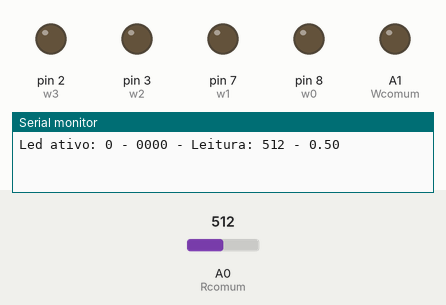
Simulated run of this sketch. Board: Arduino Uno, built with avr-gcc and run on an emulated ATmega328P. Shown: output pins drawn as LEDs (lit = HIGH), the last lines printed to the serial monitor. The inputs (shaded band) are chosen by the test bench; at power-on: A0 (Rcomum) = 512. Pins used as bus, display or sensor lines are not drawn.

Above: at 0.1 s.
At 0.9 s:
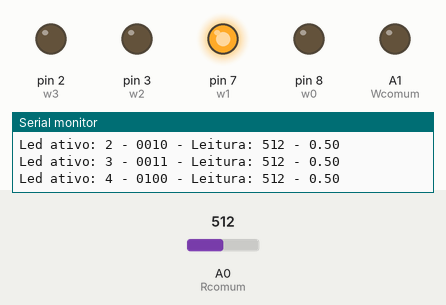
At 1.71 s:
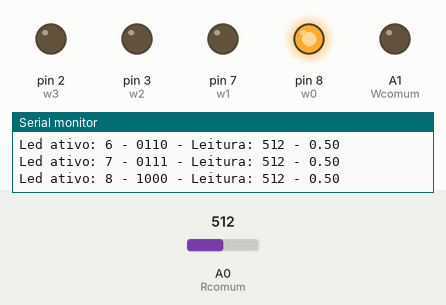
At 3.52 s:
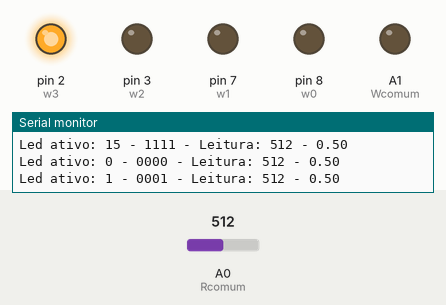
At 5.33 s:
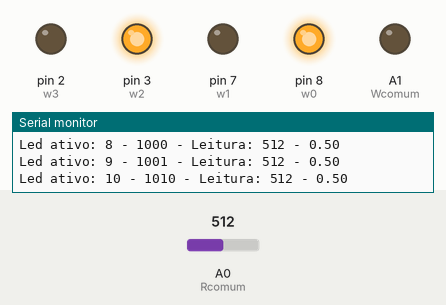
At 7.14 s:
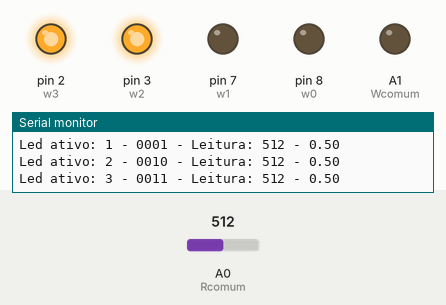
Timing chart, 0 to 7.4 s (numbered marks = the images above):
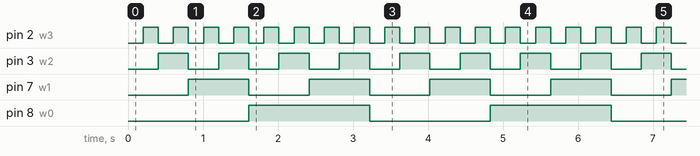

Measured:
- by itself, pin 2 (w3): alternates HIGH for 0.20 s and LOW for 0.20 s
- by itself, pin 3 (w2): alternates HIGH for 0.40 s and LOW for 0.40 s
- by itself, pin 7 (w1): alternates HIGH for 0.81 s and LOW for 0.81 s
- by itself, pin 8 (w0): alternates HIGH for 1.6 s and LOW for 1.6 s

The sketch:

_4067_OSCILOSCOPIO.ino
```cpp
#include <Arduino.h>
/*Desenvolvido por Alexandre Aravecchia
  Projetista, desenvolvedor, programador
 aravecchia@gmail.com
 www.aravecchia.weebly.com
 */
//pinos do multiplexador de escrita
int w0 = 8;
int w1 = 7;
int w2 = 3;
int w3 = 2;
int Wcomum = A1;
//pinos do multiplexador de leitura
int r0 = 11;
int r1 = 12;
int r2 = 9;
int r3 = 10;
int Rcomum = A0;

int led;

int T = 200;
// tempo que o pino do mux fica ON

// Matriz de 16 linhas com 4 itens cada
// Cada linha da matriz eh um pino do multiplexador
// Cada conjunto de 4 itens eh o endereco do pino
int matriz[16][4] = {
  {
    0,0,0,0                      }
  ,
  {
    0,0,0,1                      }
  ,
  {
    0,0,1,0                      }
  ,
  {
    0,0,1,1                      }
  ,
  {
    0,1,0,0                      }
  ,
  {
    0,1,0,1                      }
  ,
  {
    0,1,1,0                      }
  ,
  {
    0,1,1,1                      }
  ,
  {
    1,0,0,0                      }
  ,
  {
    1,0,0,1                      }
  ,
  {
    1,0,1,0                      }
  ,
  {
    1,0,1,1                      }
  ,
  {
    1,1,0,0                      }
  ,
  {
    1,1,0,1                      }
  ,
  {
    1,1,1,0                      }
  ,
  {
    1,1,1,1                      }
  ,
};


void setup()
{
  //Define os modos de cada pino
  pinMode(w0, OUTPUT);
  pinMode(w1, OUTPUT);
  pinMode(w2, OUTPUT);
  pinMode(w3, OUTPUT);
  pinMode(r0, OUTPUT);
  pinMode(r1, OUTPUT);
  pinMode(r2, OUTPUT);
  pinMode(r3, OUTPUT);
  // Todos os pinos digitais estao em modo de saida porque todos
  // escrevem um conjunto de 4 binarios, q fazem o enderecamento
  // do pino ativo no multiplexador
  pinMode(Wcomum, OUTPUT);
  // Rcomum equivale ao pino analogico do multiplexador de saida
  pinMode(Rcomum, INPUT);
  // Rcomum equivale ao pino analogico do multiplexador de entrada
  digitalWrite(w0, LOW);
  digitalWrite(w1, LOW);
  digitalWrite(w2, LOW);
  digitalWrite(w3, LOW);
  digitalWrite(r0, LOW);
  digitalWrite(r1, LOW);
  digitalWrite(r2, LOW);
  digitalWrite(r3, LOW);
  // analogWrite(Wcomum, 0);
  //Coloca todos os pinos em LOW
  Serial.begin(9600);
}

void loop()
{
  {
    for(int i = 0; i<16; i++)
    {
      int sensor = analogRead(Rcomum);
      float led = sensor / 1023.0;
      //map(sensor, 0, 1023, 0, 100);
      acender(matriz[i]);
      escreve(i);
      Serial.print(" - Leitura: ");
      Serial.print(sensor);
      Serial.print(" - ");
      Serial.println(led);
      delay(T);              // tempo que o pino dfica ON
      analogWrite(Wcomum, led);    // escreve o valor do LDR no LED
    }
  }
}


void acender( int m[] )
{
  digitalWrite(w0, m[0]);
  digitalWrite(w1, m[1]);
  digitalWrite(w2, m[2]);
  digitalWrite(w3, m[3]);
  digitalWrite(r0, m[0]);
  digitalWrite(r1, m[1]);
  digitalWrite(r2, m[2]);
  digitalWrite(r3, m[3]);
}

void escreve(int seletor)
{
  Serial.print("Led ativo: ");
  Serial.print(seletor);
  Serial.print(" - ");
  Serial.print(matriz[seletor][0]);
  Serial.print(matriz[seletor][1]);
  Serial.print(matriz[seletor][2]);
  Serial.print(matriz[seletor][3]);
}
```
